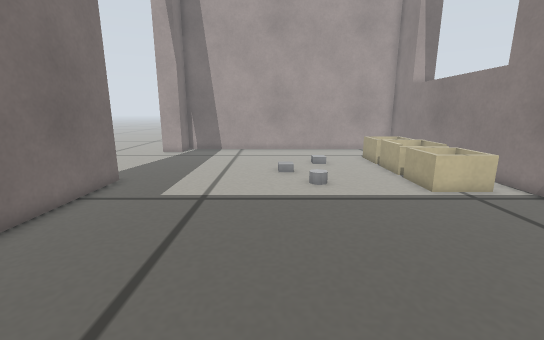
View 1 (above)

12 first-person views from a walk through a Gazebo world. The camera is 0.3 m above the floor, tilts 12° down and sees 90° across. The floor is counted in squares, 0.1 m on a side. Each view is taken from the middle of a square. On the plan, view 1 faces up. The plan holds only what a view shows up to about 20 squares ahead; the rest is blank.

View 2
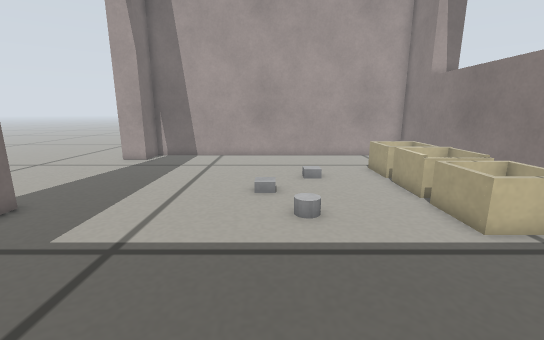

View 3
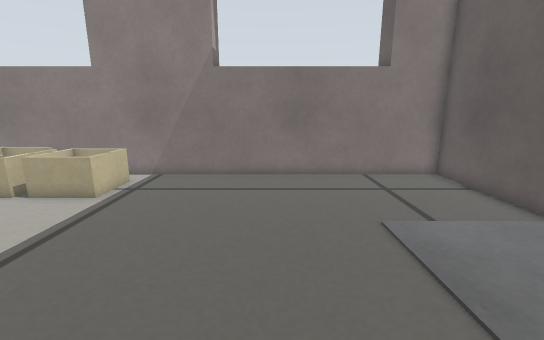

View 4
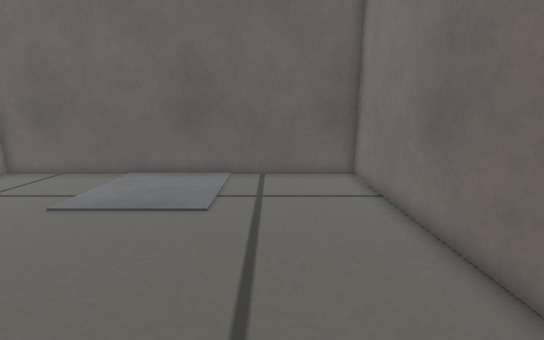

View 5
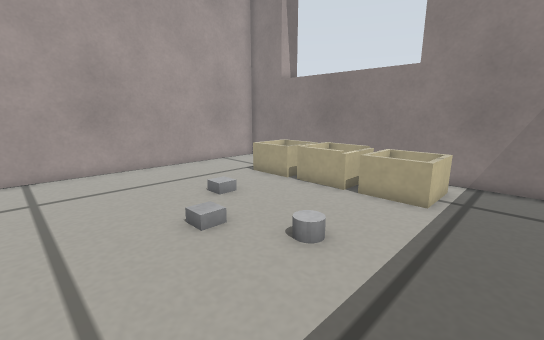

View 6
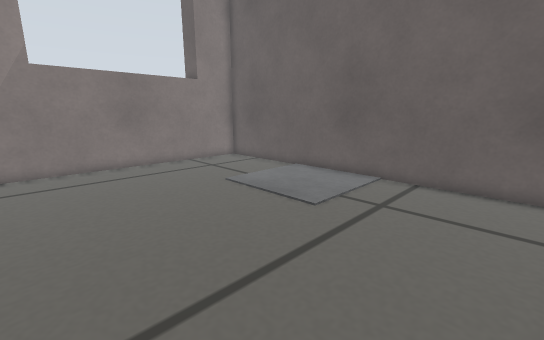

View 7
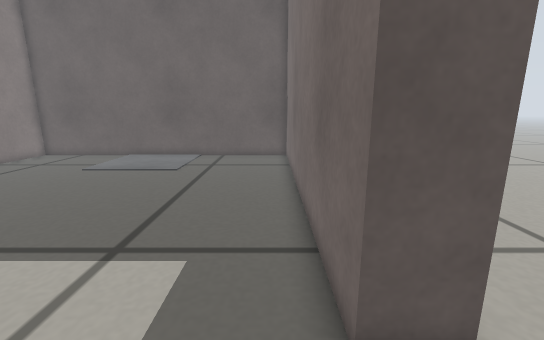

View 8
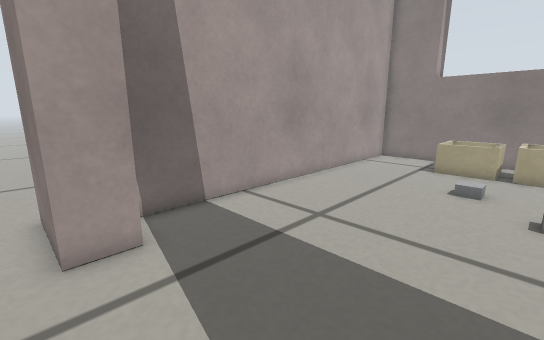

View 9
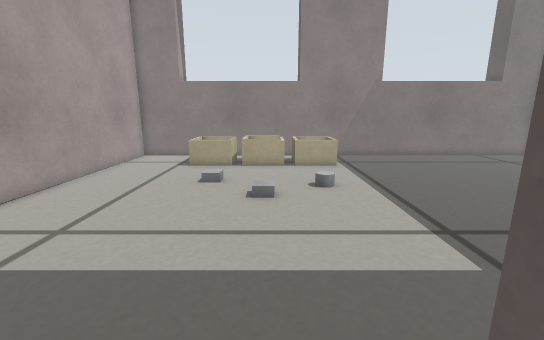

View 10
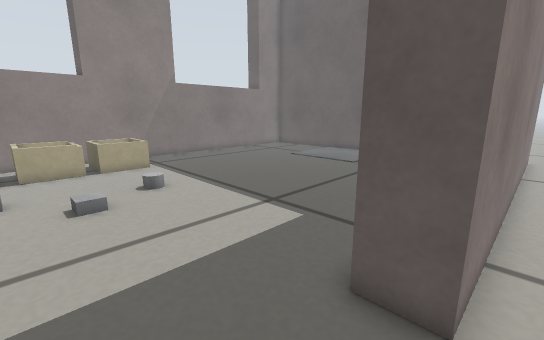

View 11
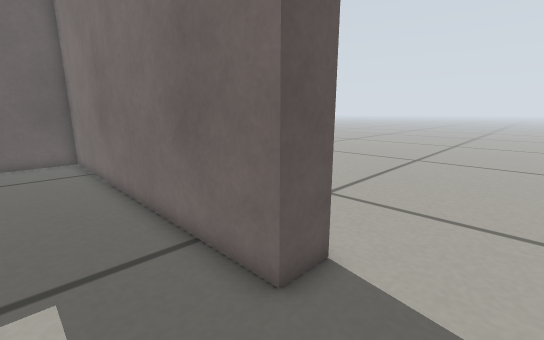

View 12
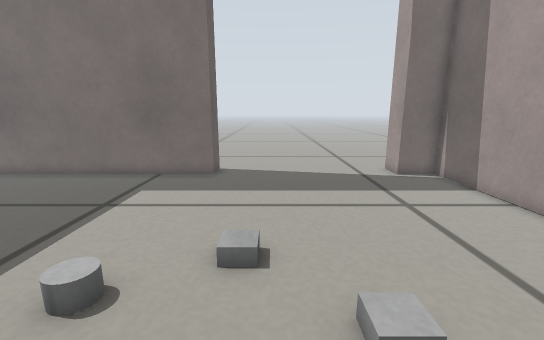

### Floor plan
Points are (right, up) in squares from view 1. A wall is a line through its corners. A room is listed if a view was taken in it or the views show most of it. See-through windows are left out.
Room 1 (views 1, 2, 3, 4, 5, 6, 7, 11, 12)
walls: (-7, 12.1) (-7, -4) (10, -4) (10, 23) (-7, 23) (-7, 21.1)
low walls: (6.9, 12.7) (8.6, 12.7); (8.5, 10.5) (8.5, 12.5) (6.9, 12.5); (8.8, 10.3) (6.3, 10.3) (6.3, 12.1); (8.5, 13.5) (8.5, 15.5) (6.9, 15.5); (8.8, 13.3) (6.3, 13.3) (6.3, 15.1); (8.5, 16.5) (8.5, 18.5) (6.9, 18.5); (8.8, 16.3) (6.3, 16.3) (6.3, 18)
ways out: open door at (-7.5, 16.8) to room 2
objects: grey box (1, 14); grey cylinder (2, 12); grey box (3, 17)
Room 2 (views 8, 9, 10)
walls: (-8.5, 21.1) (-8.5, 24.5); (-8.5, -5.5) (-8.5, 12.1)
ways out: open door at (-7.5, 16.8) to room 1

Positions as (right, up) in squares from view 1, and headings:
1: (0, 0), facing up
2: (1, 4), facing up
3: (-3, 4), facing right
4: (-3, 9), facing down
5: (-3, 8), facing up-right
6: (-6, 8), facing down-right
7: (-6, 15), facing down
8: (-9, 15), facing up-right
9: (-9, 14), facing right
10: (-9, 16), facing down-right
11: (-4, 15), facing down-left
12: (6, 15), facing left
